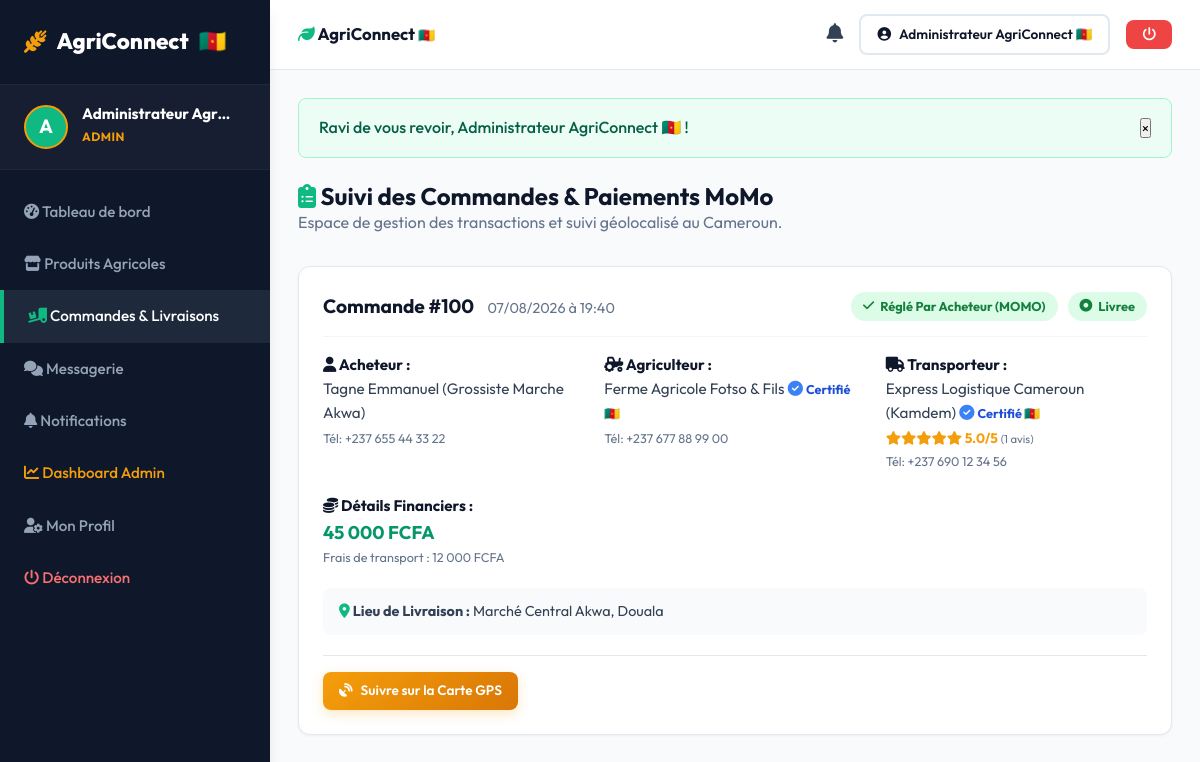
/mes_commandes.php (signed in), run on the app's committed database.
### tables this page shows
CREATE TABLE IF NOT EXISTS `commandes` (
  `id` INT AUTO_INCREMENT PRIMARY KEY,
  `acheteur_id` INT NOT NULL,
  `agriculteur_id` INT NOT NULL,
  `transporteur_id` INT DEFAULT NULL,
  `statut` ENUM('en_attente', 'acceptee', 'refusee', 'en_cours_livraison', 'livree', 'annulee') NOT NULL DEFAULT 'en_attente',
  `adresse_livraison` VARCHAR(255) NOT NULL,
  `latitude_livraison` DECIMAL(10, 8) DEFAULT NULL,
  `longitude_livraison` DECIMAL(11, 8) DEFAULT NULL,
  `frais_transport` DECIMAL(10, 2) DEFAULT 0.00,
  `total_prix` DECIMAL(10, 2) NOT NULL,
  `statut_paiement_acheteur` ENUM('non_paye', 'paye') NOT NULL DEFAULT 'non_paye',
  `mode_paiement_acheteur` ENUM('mtn_momo', 'orange_money') DEFAULT NULL,
  `reference_transaction_acheteur` VARCHAR(100) DEFAULT NULL,
  `statut_paiement_transport` ENUM('non_paye', 'paye') NOT NULL DEFAULT 'non_paye',
  `mode_paiement_transport` ENUM('mtn_momo', 'orange_money') DEFAULT NULL,
  `reference_transaction_transport` VARCHAR(100) DEFAULT NULL,
  `date_commande` DATETIME DEFAULT CURRENT_TIMESTAMP,
  `date_livraison` DATETIME DEFAULT NULL,
  FOREIGN KEY (`acheteur_id`) REFERENCES `utilisateurs`(`id`) ON DELETE CASCADE,
  FOREIGN KEY (`agriculteur_id`) REFERENCES `utilisateurs`(`id`) ON DELETE CASCADE,
  FOREIGN KEY (`transporteur_id`) REFERENCES `utilisateurs`(`id`) ON DELETE SET NULL
);

CREATE TABLE IF NOT EXISTS `utilisateurs` (
  `id` INT AUTO_INCREMENT PRIMARY KEY,
  `nom_complet` VARCHAR(150) NOT NULL,
  `email` VARCHAR(150) NOT NULL UNIQUE,
  `mot_de_passe` VARCHAR(255) NOT NULL,
  `role` ENUM('agriculteur', 'acheteur', 'transporteur', 'admin') NOT NULL DEFAULT 'acheteur',
  `telephone` VARCHAR(30) DEFAULT NULL,
  `photo` VARCHAR(255) DEFAULT 'default_avatar.png',
  `adresse` VARCHAR(255) DEFAULT NULL,
  `ville` VARCHAR(100) DEFAULT NULL,
  `latitude` DECIMAL(10, 8) DEFAULT NULL,
  `longitude` DECIMAL(11, 8) DEFAULT NULL,
  `statut` ENUM('actif', 'suspendu') NOT NULL DEFAULT 'actif',
  `est_certifie` TINYINT(1) NOT NULL DEFAULT 0,
  `statut_certification` ENUM('non_demande', 'en_attente', 'valide', 'rejete') NOT NULL DEFAULT 'non_demande',
  `photo_cni` VARCHAR(255) DEFAULT NULL,
  `date_demande_certification` DATETIME DEFAULT NULL,
  `date_creation` DATETIME DEFAULT CURRENT_TIMESTAMP
);

### mes_commandes.php (the view, shortened to what this page needs)
<?php
require_once __DIR__ . '/config/connexion_db.php';
require_once __DIR__ . '/includes/fonctions.php';
$query = "
    SELECT c.*,
           u_ach.nom_complet AS acheteur_nom, u_ach.telephone AS acheteur_tel, u_ach.est_certifie AS ach_certifie,
           u_agri.nom_complet AS agriculteur_nom, u_agri.telephone AS agriculteur_tel, u_agri.est_certifie AS agri_certifie,
           u_trans.nom_complet AS transporteur_nom, u_trans.telephone AS transporteur_tel, u_trans.est_certifie AS trans_certifie
    FROM commandes c
    JOIN utilisateurs u_ach ON c.acheteur_id = u_ach.id
    JOIN utilisateurs u_agri ON c.agriculteur_id = u_agri.id
    LEFT JOIN utilisateurs u_trans ON c.transporteur_id = u_trans.id
";
$params = [];
$query .= " ORDER BY c.date_commande DESC";
$stmt = $pdo->prepare($query);
$stmt->execute($params);
$commandes = $stmt->fetchAll();
require_once __DIR__ . '/includes/header.php';
?>
<div style="margin-top: 20px; margin-bottom: 30px;">
    <h2><i class="fa-solid fa-clipboard-list" style="color: var(--primary);"></i> Suivi des Commandes & Paiements MoMo</h2>
    <p style="color: var(--gray-500);">Espace de gestion des transactions et suivi géolocalisé au Cameroun.</p>
</div>
<?php if (empty($commandes)): ?>
    <div style="text-align: center; padding: 60px 20px; background: var(--white); border-radius: var(--radius-md); border: 1px dashed var(--gray-500);">
        <i class="fa-solid fa-box-open" style="font-size: 3rem; color: var(--gray-500); margin-bottom: 16px;"></i>
        <h3>Aucune commande répertoriée pour le moment</h3>
        <p style="color: var(--gray-500);">Vos futures transactions et livraisons apparaîtront ici.</p>
    </div>
<?php else: ?>
    <div style="display: flex; flex-direction: column; gap: 20px; margin-bottom: 60px;">
        <?php foreach ($commandes as $cmd): ?>
            <div style="background: var(--white); border-radius: var(--radius-md); padding: 24px; box-shadow: var(--shadow-sm); border: 1px solid var(--gray-200);">
                <div style="display: flex; justify-content: space-between; align-items: center; border-bottom: 1px solid var(--gray-100); padding-bottom: 14px; margin-bottom: 16px; flex-wrap: wrap; gap: 12px;">
                    <div>
                        <strong style="font-size: 1.2rem; color: var(--dark);">Commande #<?php echo $cmd['id']; ?></strong>
                        <span style="color: var(--gray-500); font-size: 0.9rem; margin-left: 10px;"><?php echo formater_date($cmd['date_commande']); ?></span>
                    </div>
                    <div style="display: flex; gap: 10px; align-items: center;">
                        <?php if ($cmd['statut_paiement_acheteur'] === 'paye'): ?>
                            <span class="status-badge status-livree" title="Payé via <?php echo strtoupper($cmd['mode_paiement_acheteur'] ?? 'MOMO'); ?>">
                                <i class="fa-solid fa-check"></i> Réglé Par Acheteur (<?php echo strtoupper($cmd['mode_paiement_acheteur'] ?? 'MOMO'); ?>)
                            </span>
                        <?php endif; ?>
                        <span class="status-badge status-<?php echo $cmd['statut']; ?>">
                            <i class="fa-solid fa-circle-dot"></i> <?php echo str_replace('_', ' ', ucfirst($cmd['statut'])); ?>
                        </span>
                    </div>
                </div>
                <div style="display: grid; grid-template-columns: repeat(auto-fit, minmax(240px, 1fr)); gap: 20px; margin-bottom: 20px; font-size: 0.95rem;">
                    <?php if ($user_role !== 'acheteur'): ?>
                        <div>
                            <strong style="color: var(--dark);"><i class="fa-solid fa-user"></i> Acheteur :</strong><br>
                            <?php echo htmlspecialchars($cmd['acheteur_nom'] ?? 'Acheteur'); ?> <?php echo afficher_badge_certification($cmd['ach_certifie'] ?? 0); ?><br>
                            <small style="color: var(--gray-500);">Tél: <?php echo htmlspecialchars($cmd['acheteur_tel'] ?? '-'); ?></small>
                        </div>
                    <?php endif; ?>
                    <?php if ($user_role !== 'agriculteur'): ?>
                        <div>
                            <strong style="color: var(--dark);"><i class="fa-solid fa-tractor"></i> Agriculteur :</strong><br>
                            <?php echo htmlspecialchars($cmd['agriculteur_nom'] ?? 'Agriculteur'); ?> <?php echo afficher_badge_certification($cmd['agri_certifie'] ?? 0); ?><br>
                            <small style="color: var(--gray-500);">Tél: <?php echo htmlspecialchars($cmd['agriculteur_tel'] ?? '-'); ?></small>
                        </div>
                    <?php endif; ?>
                    <div>
                        <strong style="color: var(--dark);"><i class="fa-solid fa-truck"></i> Transporteur :</strong><br>
                        <?php echo !empty($cmd['transporteur_nom']) ? htmlspecialchars($cmd['transporteur_nom']) . ' ' . afficher_badge_certification($cmd['trans_certifie'] ?? 0) : '<em>Non encore attribué</em>'; ?><br>
                        <?php if (!empty($cmd['transporteur_id'])): ?>
                            <?php $trNote = obtenir_note_moyenne_avis($pdo, $cmd['transporteur_id'], 'transporteur'); ?>
                            <div style="font-size: 0.85rem; margin-top: 2px;">
                                <?php echo afficher_etoiles_note($trNote['moyenne'], $trNote['total']); ?>
                            </div>
                        <?php endif; ?>
                        <?php if (!empty($cmd['transporteur_tel'])): ?>
                            <small style="color: var(--gray-500);">Tél: <?php echo htmlspecialchars($cmd['transporteur_tel']); ?></small>
                        <?php endif; ?>
                    </div>
                    <div>
                        <strong style="color: var(--dark);"><i class="fa-solid fa-coins"></i> Détails Financiers :</strong><br>
                        <strong style="color: var(--primary-dark); font-size: 1.15rem;"><?php echo formater_prix($cmd['total_prix']); ?></strong>
                        <small style="color: var(--gray-500); display: block;">Frais de transport : <?php echo formater_prix($cmd['frais_transport']); ?></small>
                    </div>
                </div>
                <div style="background: var(--light-bg); padding: 12px 16px; border-radius: var(--radius-sm); font-size: 0.9rem; margin-bottom: 20px;">
                    <i class="fa-solid fa-location-dot" style="color: var(--primary);"></i> <strong>Lieu de Livraison :</strong> <?php echo htmlspecialchars($cmd['adresse_livraison']); ?>
                </div>
                <div style="display: flex; gap: 12px; flex-wrap: wrap; align-items: center; border-top: 1px solid var(--gray-200); padding-top: 16px;">
                    <?php if (in_array($cmd['statut'], ['acceptee', 'en_cours_livraison', 'livree'])): ?>
                        <a href="suivi_livraison.php?id=<?php echo $cmd['id']; ?>" class="btn btn-accent btn-sm">
                            <i class="fa-solid fa-satellite-dish"></i> Suivre sur la Carte GPS
                        </a>
                    <?php endif; ?>
                </div>
            </div>
        <?php endforeach; ?>
    </div>
<?php endif; ?>
<?php require_once __DIR__ . '/includes/footer.php'; ?>

### includes/fonctions.php (shortened to what this page needs)
<?php
function afficher_flash() {
    if (isset($_SESSION['flash'])) {
        $flash = $_SESSION['flash'];
        echo '<div class="alert alert-' . htmlspecialchars($flash['type']) . ' alert-dismissible fade show" role="alert">
                <span>' . htmlspecialchars($flash['message']) . '</span>
                <button type="button" class="btn-close" onclick="this.parentElement.remove()">&times;</button>
              </div>';
    }
}
function afficher_badge_certification($est_certifie, $statut_certif = '') {
    if ($est_certifie || $statut_certif === 'valide') {
        return '<span class="badge-certifie" title="Compte Vérifié CNI Cameroun"><i class="fa-solid fa-circle-check" style="color: #3b82f6;"></i> <small style="color: #1d4ed8; font-weight: 700;">Certifié 🇨🇲</small></span>';
    }
    return '';
}
function obtenir_note_moyenne_avis($pdo, $cible_id, $type_cible = 'transporteur') {
    $stmt = $pdo->prepare("SELECT AVG(note) AS moyenne, COUNT(*) AS total FROM avis WHERE cible_id = ? AND type_cible = ?");
    $stmt->execute([$cible_id, $type_cible]);
    $res = $stmt->fetch();
    $moyenne = $res['moyenne'] ? round((float)$res['moyenne'], 1) : 5.0;
    $total = (int)($res['total'] ?? 0);
    return ['moyenne' => $moyenne, 'total' => $total];
}
function afficher_etoiles_note($note_moyenne, $nb_avis = 0) {
    $html = '<span style="color: #f59e0b; font-weight: 700; white-space: nowrap;">';
    $plein = floor($note_moyenne);
    for ($i = 1; $i <= 5; $i++) {
        if ($i <= $plein) {
            $html .= '<i class="fa-solid fa-star"></i>';
        } else {
            $html .= '<i class="fa-regular fa-star" style="color: #cbd5e1;"></i>';
        }
    }
    $html .= ' ' . number_format($note_moyenne, 1) . '/5</span>';
    if ($nb_avis > 0) {
        $html .= ' <small style="color: var(--gray-500);">(' . $nb_avis . ' avis)</small>';
    }
    return $html;
}
function formater_prix($montant) {
    return number_format((float)$montant, 0, ',', ' ') . ' FCFA';
}
function formater_date($date_str) {
    $time = strtotime($date_str);
    return date('d/m/Y à H:i', $time);
}

### assets/css/style.css (style rules this page uses)
:root { --primary: #10b981; --primary-dark: #059669; --primary-light: #d1fae5; --accent: #f59e0b; --dark: #0f172a; --dark-surface: #1e293b; --light-bg: #f8fafc; --white: #ffffff; --gray-100: #f1f5f9; --gray-200: #e2e8f0; --gray-500: #64748b; --gray-700: #334155; --danger: #ef4444; --warning: #f59e0b; --success: #10b981; --info: #3b82f6; --shadow-sm: 0 1px 3px rgba(0,0,0,0.05); --shadow-md: 0 4px 6px -1px rgba(0,0,0,0.1), 0 2px 4px -1px rgba(0,0,0,0.06); --shadow-lg: 0 10px 15px -3px rgba(0,0,0,0.1), 0 4px 6px -2px rgba(0,0,0,0.05); --radius-sm: 8px; --radius-md: 12px; --radius-lg: 20px; --transition: all 0.3s cubic-bezier(0.4, 0, 0.2, 1); }
* { margin: 0; padding: 0; box-sizing: border-box; font-family: 'Outfit', -apple-system, BlinkMacSystemFont, "Segoe UI", Roboto, sans-serif; }
body { background-color: var(--light-bg); color: var(--gray-700); line-height: 1.6; min-height: 100vh; display: flex; flex-direction: column; overflow-x: hidden; }
a { color: inherit; text-decoration: none; }
h1, h2, h3, h4, h5, h6 { color: var(--dark); font-weight: 700; line-height: 1.2; }
.btn { display: inline-flex; align-items: center; justify-content: center; gap: 8px; padding: 12px 24px; border-radius: var(--radius-sm); font-weight: 600; font-size: 0.95rem; cursor: pointer; transition: var(--transition); border: none; text-align: center; white-space: nowrap; }
.btn-accent { background: linear-gradient(135deg, #f59e0b 0%, #d97706 100%); color: var(--white); box-shadow: 0 4px 12px rgba(245, 158, 11, 0.25); }
.btn-sm { padding: 8px 16px; font-size: 0.85rem; }
.alert { padding: 16px 20px; border-radius: var(--radius-sm); margin-bottom: 24px; font-weight: 500; display: flex; align-items: center; justify-content: space-between; }
.alert-success { background: #ecfdf5; color: #065f46; border: 1px solid #a7f3d0; }
.status-badge { display: inline-flex; align-items: center; gap: 6px; padding: 4px 12px; border-radius: 99px; font-size: 0.8rem; font-weight: 700; }
.status-livree { background: #dcfce7; color: #15803d; }

### data on the page
commandes: id "100", date_commande "07/08/2026 à 19:40", mode_paiement_acheteur "MOMO", statut "Livree", acheteur.nom_complet "Tagne Emmanuel (Grossiste Marche Akwa)", acheteur.telephone "+237 655 44 33 22", agriculteur.nom_complet "Ferme Agricole Fotso & Fils", agriculteur.telephone "+237 677 88 99 00", transporteur.nom_complet "Express Logistique Cameroun (Kamdem)", note_moyenne "5.0", nb_avis "1", transporteur.telephone "+237 690 12 34 56", total_prix "45 000 FCFA", frais_transport "12 000 FCFA", adresse_livraison "Marché Central Akwa, Douala"

### other printed values
substr($user_nom, 0, 1) "A"
$user_nom "Administrateur Agr…"
$user_role "ADMIN"
$user_nom "Administrateur AgriConnect 🇨🇲"
$flash['message'] "Ravi de vous revoir, Administrateur AgriConnect 🇨🇲 !"
